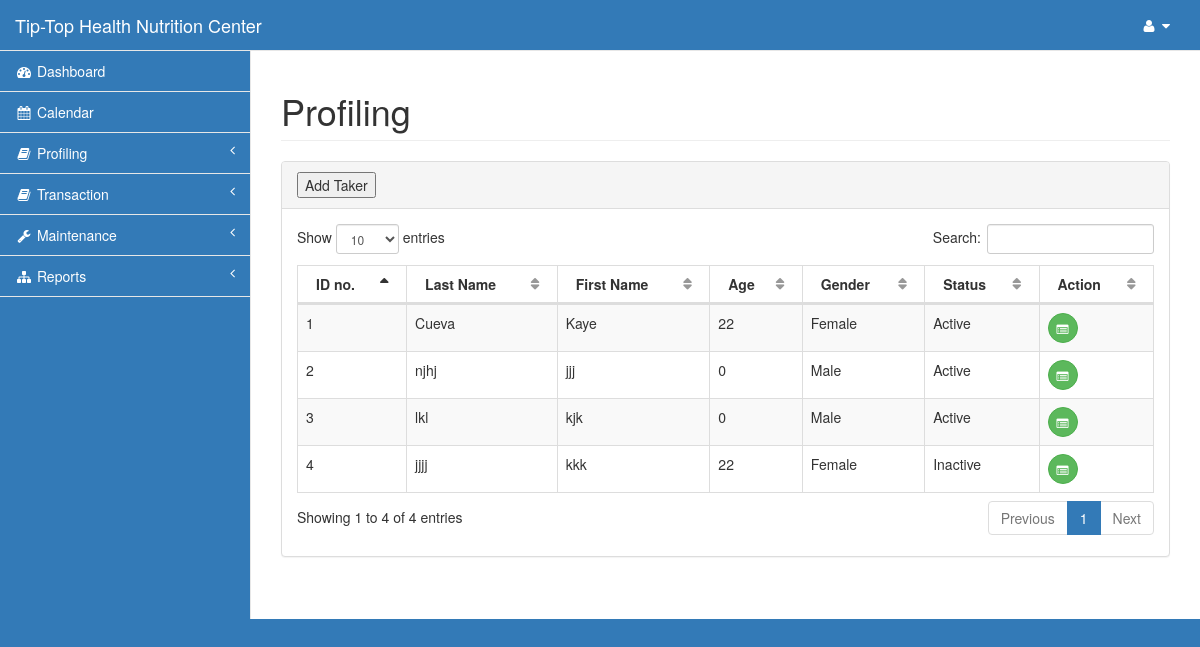
/admin/profiling.php (signed in), run on an earlier commit of the app's database.
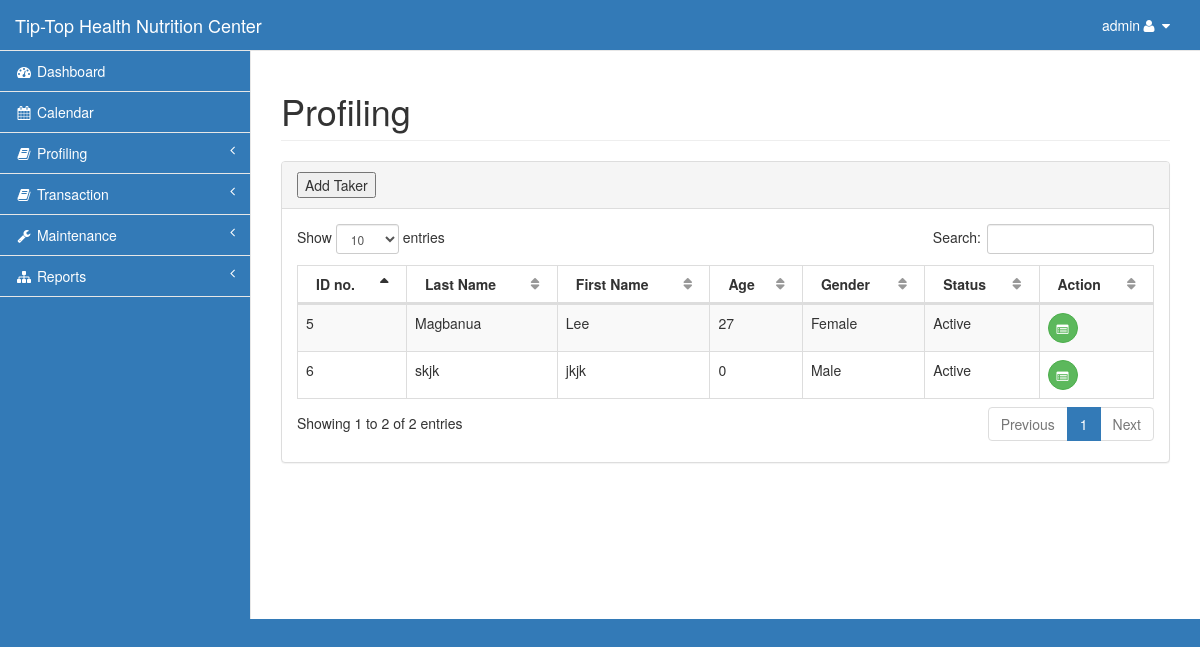
And on a later commit of the database.
### tables this page shows
CREATE TABLE `taker` (
  `id` int(11) NOT NULL,
  `last` varchar(15) NOT NULL,
  `first` varchar(15) NOT NULL,
  `phone` varchar(11) NOT NULL,
  `gender` varchar(6) NOT NULL,
  `bday` date NOT NULL,
  `referrer_id` int(11) NOT NULL,
  `referrer_contact` varchar(30) NOT NULL,
  `address` varchar(100) NOT NULL,
  `email` varchar(30) NOT NULL,
  `status` varchar(8) NOT NULL,
  `points` decimal(7,2) NOT NULL,
  `discount` decimal(10,2) NOT NULL,
  `height` decimal(5,2) NOT NULL,
  `orig_weight` decimal(5,2) NOT NULL,
  `coach_id` int(11) NOT NULL
);

### admin/profiling.php (the view, shortened to what this page needs)
<?php include('session.php');?>
<!DOCTYPE html>
<html lang="en">
<head>
    <?php include('css.php');?>
</head>
<body>
    <div id="wrapper">
        <?php include('nav.php');?>
        <div id="page-wrapper">
            <div class="row">
                <div class="col-lg-12">
                    <h1 class="page-header">Profiling</h1>
                </div>
            </div>
            <div class="row">
                <div class="col-lg-12">
                    <div class="panel panel-default">
                        <div class="panel-heading">
                            <button>Add Taker</button>
                        </div>
                        <div class="panel-body">
                            <table width="100%" class="table table-striped table-bordered table-hover" id="dataTables-example">
                                <thead>
                                    <tr>
                                        <th>ID no.</th>
                                        <th>Last Name</th>
                                        <th>First Name</th>
                                        <th>Age</th>
                                        <th>Gender</th>
                                        <th>Status</th>
                                        <th>Action</th>
                                    </tr>
                                </thead>
                                <tbody>
<?php
        $query=mysqli_query($con,"select * from taker order by last,first")or die(mysqli_error($con));
          while ($row=mysqli_fetch_array($query)){
            $id=$row['id'];
            $age = date_create($row['bday'])->diff(date_create('today'))->y;
?>
                                    <tr class="odd gradeX">
                                        <td class="center"><?php echo $id;?></td>
                                        <td><?php echo $row['last'];?></td>
                                        <td><?php echo $row['first'];?></td>
                                        <td><?php echo $age;?></td>
                                        <td><?php echo $row['gender'];?></td>
                                        <td><?php echo $row['status'];?></td>
                                        <td>
                                            <a href="" class="btn btn-success btn-circle"><i class="fa fa-list-alt
"></i></a>
                                        </td>
                                    </tr>
<?php }?>
                                </tbody>
                            </table>
                    </div>
                </div>
            </div>
        </div>
    </div>
</body>
</html>

### admin/nav.php (shortened to what this page needs)
<nav class="navbar navbar-default navbar-static-top" role="navigation" style="margin-bottom: 0;background-color: #337ab7;">
            <div class="navbar-header">
                <a class="navbar-brand" href="index.php">Tip-Top Health Nutrition Center</a>
            </div>
            <ul class="nav navbar-top-links navbar-right">
                <li class="dropdown">
                    <a class="dropdown-toggle" data-toggle="dropdown" href="#">
                        <?php echo $_SESSION['type'];?><i class="fa fa-user fa-fw"></i> <i class="fa fa-caret-down"></i>
                    </a>
                </li>
            </ul>
            <div class="navbar-default sidebar" role="navigation">
                <div class="sidebar-nav navbar-collapse">
                    <ul class="nav" id="side-menu">
                        <li>
                            <a href="index.php"><i class="fa fa-dashboard fa-fw"></i> Dashboard</a>
                        </li>
                        <li>
                            <a href="calendar.php"><i class="fa fa-calendar fa-fw"></i> Calendar</a>
                        </li>
                        <li>
                            <a href="#"><i class="fa fa-book fa-fw"></i> Profiling <span class="fa arrow"></span></a>
                        </li>
                        <li>
                            <a href="#"><i class="fa fa-book fa-fw"></i> Transaction <span class="fa arrow"></span></a>
                        </li>
                        <li>
                            <a href="#"><i class="fa fa-wrench fa-fw"></i> Maintenance <span class="fa arrow"></span></a>
                        </li>
                        <li>
                            <a href="#"><i class="fa fa-sitemap fa-fw"></i> Reports<span class="fa arrow"></span></a>
                        </li>
                    </ul>
                </div>
            </div>
        </nav>

What changed in the data, as far as the page shows it:
removed taker: id "1", last "Cueva", first "Kaye", bday "22", gender "Female", status "Active"
removed taker: id "4", last "jjjj", first "kkk", bday "22", gender "Female", status "Inactive"
removed taker: id "3", last "lkl", first "kjk", age "0", gender "Male", status "Active"
removed taker: id "2", last "njhj", first "jjj", age "0", gender "Male", status "Active"
added taker: id "5", last "Magbanua", first "Lee", bday "27", gender "Female", status "Active"
added taker: id "6", last "skjk", first "jkjk", bday "0", gender "Male", status "Active"
Also different on the page:
$_SESSION['type']: (not shown) → "admin"
text written by a page script: "Show entries Search: Showing 1 to 4 of 4 entries Previous 1 Next" → "Show entries Search: Showing 1 to 2 of 2 entries Previous 1 Next"
